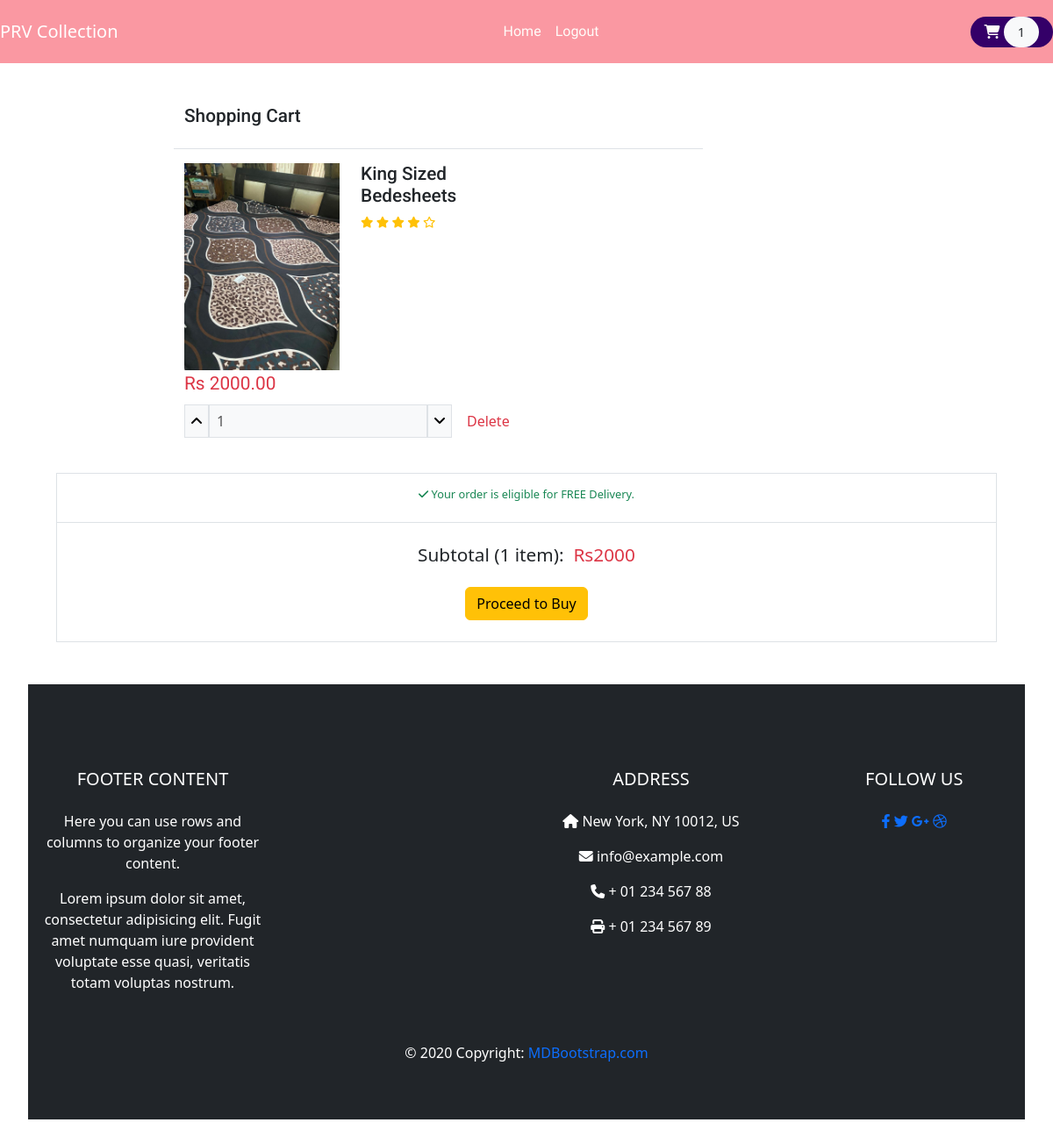
Screenshot of /cart.php (signed in) with the database file from the repository.
### tables this page shows
CREATE TABLE `product` (
  `item_id` int(11) NOT NULL,
  `item_brand` varchar(200) NOT NULL,
  `item_name` varchar(255) NOT NULL,
  `item_price` double(10,2) NOT NULL,
  `item_image` varchar(255) NOT NULL,
  `item_register` datetime DEFAULT NULL
);

### cart.php (called while the page is built, shortened)
<?php
include('./header.php')
?>
<?php include('./_partials/_cart.php');?>
<?php include('./footer.php')?>

### database/Product.php (called while the page is built, shortened)
<?php
class Product
{
  public $db =null;
  public function __construct(DBController $db)
  {
    $this->db = $db;
  }
  public function getData($table='product'){
    $result =$this->db->conn->query("SELECT * FROM ($table)  " );
    $resultArray =array();
    while ($item = mysqli_fetch_assoc($result)){
      $resultArray[]=$item;
    }
    return $resultArray;
  }
  public function getProduct($item_id= null,$table='product'){
    if(isset($item_id)){
      $result= $this->db->conn->query("SELECT * FROM {$table} WHERE item_id={$item_id}");
      $resultArray =array();
    while ($item = mysqli_fetch_assoc($result)){
      $resultArray[]=$item;
    }
    return $resultArray;
    }
  }
}
?>

### database/DBController.php (called while the page is built, shortened)
<?php
class DBController
{
  protected $SERVER ='localhost';
  protected $USER='root';
  protected $PASSWORD='';
  protected $DB='ecommerce';
  public function __construct(){
    $this->conn = mysqli_connect($this->SERVER,$this->USER,$this->PASSWORD,$this->DB);
  }
}
?>

### functions.php (called while the page is built, shortened)
<?php
require('./database/DBController.php');
require('./database/Product.php');
require('./database/Cart.php');
$db =new DBController();
$product = new Product($db);
$Cart = new Cart($db );
?>

### database/Cart.php (called while the page is built, shortened)
<?php
class Cart
{
 public function getSum($arr){
  if(isset($arr)){
    $sum = 0;
    foreach($arr as $item){
      $sum += ($item[0]);
    }
    return $sum;
  }
 }
}
?>

### _partials/_cart.php (the view, shortened to what this page needs)
<main id="main-site">
      <section id="cart" class="py-3">
        <div class="container-fluid w-75">
          <h5 class="font-roboto font-size-20">Shopping Cart</h5>
          <div class="row">
            <?php
            foreach($product->getData('cart') as $item):
              $cart = $product->getProduct($item['item_id']);
               $subTotal[] = array_map(function($item){
               ?>
            <div class="col-sm-9">
              <div class="row border-top py-3 mt-3">
                <div class="col-sm-4">
                  <img src="<?php echo $item['item_image'] ?? './assets/bigBed2.jpg' ?>" alt="<?php echo $item['item_name'] ?? 'unknown'  ?>" class="img-fluid">
                </div>
                <div class="col-sm-4">
                  <h5 class="font-roboto font-size-20"><?php  echo $item['item_name'] ?? 'unknown'  ?></h5>
                  <div class="d-flex">
                    <div class="rating text-warning font-size-12">
                        <span><i class="fas fa-star"></i></span>
                        <span><i class="fas fa-star"></i></span>
                        <span><i class="fas fa-star"></i></span>
                        <span><i class="fas fa-star"></i></span>
                        <span><i class="far fa-star"></i></span>
                    </div>
                </div>
              </div>
              <div class="font-roboto text-danger font-size-20 ">
                <span>Rs</span> <?php echo $item['item_price'] ?? 0  ?>
              </div>
              <div class="col">
                <div class="qty d-flex pt-2 ">
                  <div class=" font-rale flex-none">
                      <button class="qty-up border bg-light" data-id="pro1"><i class="fas fa-angle-up"></i></button>
                      <input type="text" data-id="pro1" class="qty_input border px-2 w-100 bg-light" disabled value="1" placeholder="1">
                      <button data-id="pro1" class="qty-down border bg-light"><i class="fas fa-angle-down"></i></button>
                  </div>
                  <form method='POST'>
                  <input type="hidden" name="item_id" value='<?php echo  $item['item_id'] ?? 0; ?>'>
                  <button type="submit" class="btn font-baloo text-danger px-3 border-right" name='delete-cart-submit'>Delete</button>
                  </form>
              </div>
              </div>
            </div>
             <?php
             return $item['item_price'];
            },$cart);
          endforeach;
            ?>
          </div>
        </div>
      </div>
      </section>
      <section id="sub-Total">
        <div class="sub-total border text-center mt-2">
          <h6 class="font-size-12 font-rale text-success py-3"><i class="fas fa-check"></i> Your order is eligible for FREE Delivery.</h6>
          <div class="border-top py-4">
              <h5 class="font-baloo font-size-20">Subtotal (<?php echo isset($subTotal) ? count($subTotal) :0 ;?> item):&nbsp; <span class="text-danger">Rs<span class="text-danger" id="deal-price"><?php echo isset($subTotal) ? $Cart->getSum($subTotal):0 ?></span> </span> </h5>
              <button type="submit" class="btn btn-warning mt-3">Proceed to Buy</button>
          </div>
      </div>
      </section>
  </main>

### style.css (style rules this page uses)
button, button:focus { outline: none !important; box-shadow: none !important; }
.font-roboto { font-family: "Roboto", sans-serif; }
.font-size-12 { font-size: 0.8rem; }
.font-size-20 { font-size: 1.3rem; }
#main-site { margin: 2rem; }
@media screen and (min-width: 500px) { .flex-none { display: flex; justify-content: center; align-content: center; } }

### rows the page displays
product: item_image (picture), item_name "King Sized Bedesheets", item_price "2000.00"

### other values shown
count($product->getData('cart')) "1"
count($subTotal) "1"
$Cart->getSum($subTotal) "2000"
